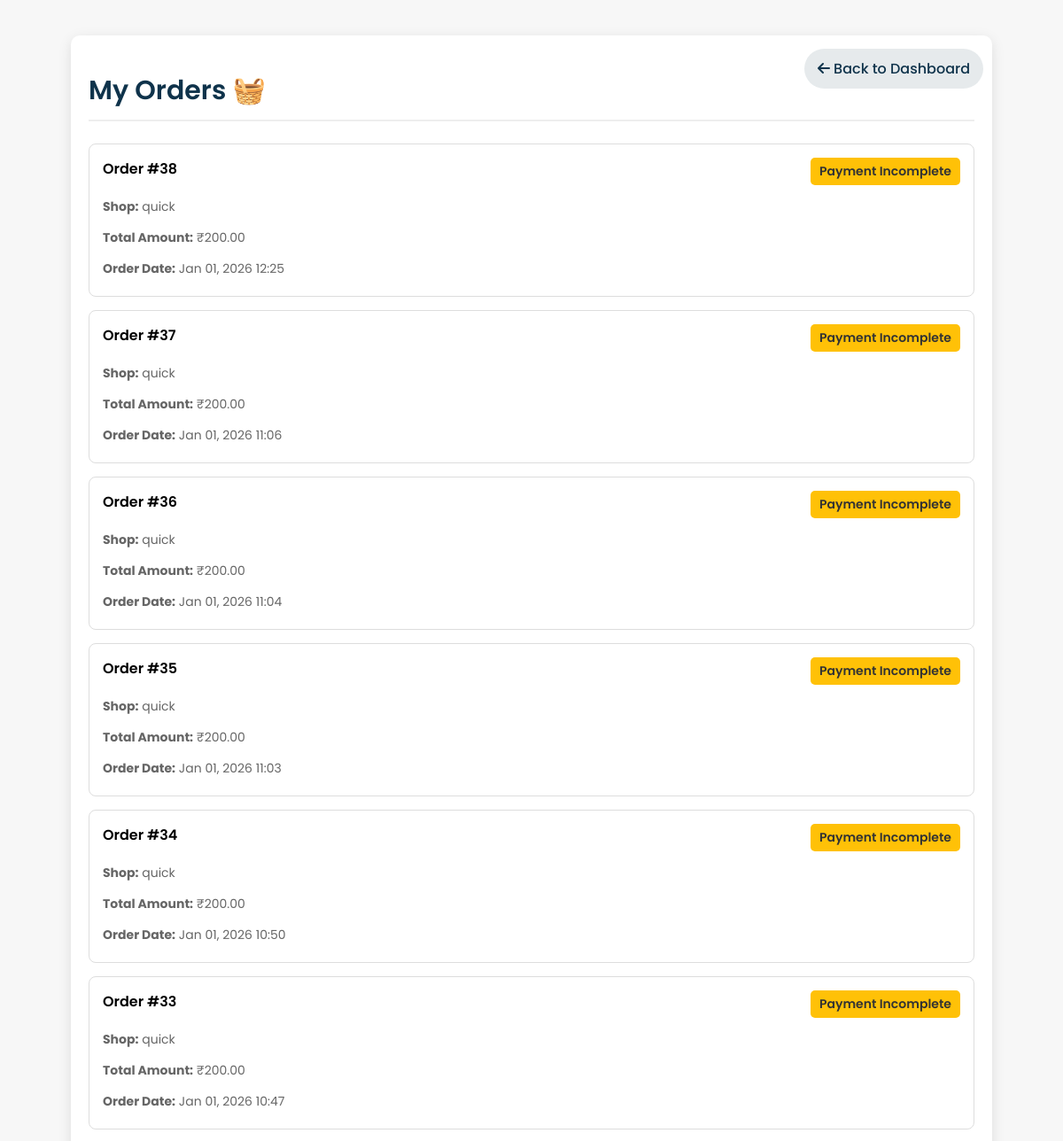
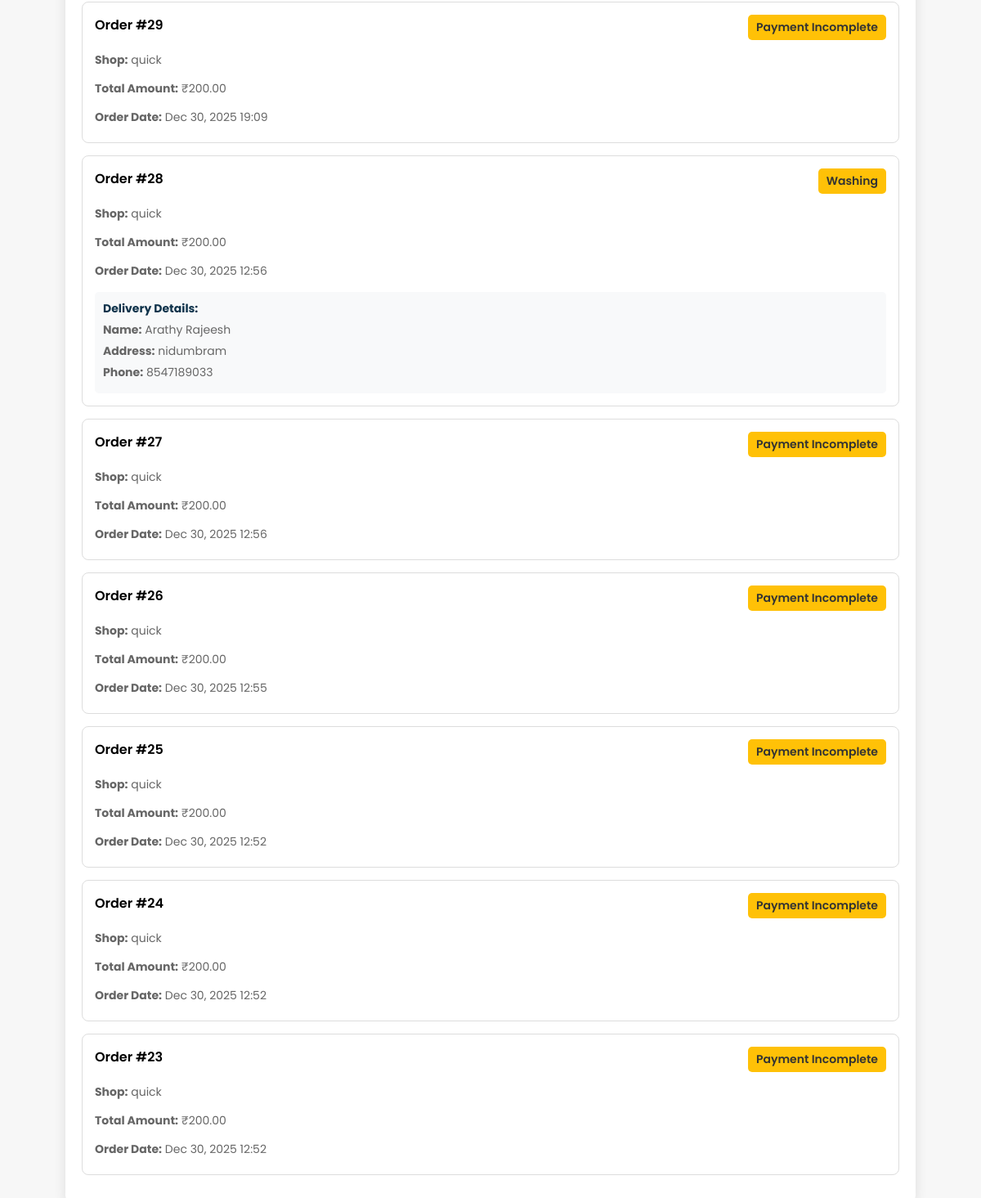
/orders/ (signed in), run on the app's committed database (2 pictures, top to bottom).
### shop/models.py (models this page shows, shortened)
class Order(models.Model):
    STATUS_CHOICES = [
        ('Pending', 'Pending'),
        ('Washing', 'Washing'),
        ('Drying', 'Drying'),
        ('Ironing', 'Ironing'),
        ('Ready', 'Ready for Pickup'),
        ('Completed', 'Completed'),
    ]
    PAYMENT_CHOICES = [
        ('Pending', 'Pending'),
        ('Completed', 'Completed'),
    ]
    user = models.ForeignKey(User, on_delete=models.CASCADE)
    shop = models.ForeignKey(LaundryShop, on_delete=models.CASCADE)
    branch = models.ForeignKey(Branch, on_delete=models.CASCADE, blank=True, null=True)
    amount = models.DecimalField(max_digits=10, decimal_places=2)
    cloth_status = models.CharField(max_length=20, choices=STATUS_CHOICES, default='Pending')
    payment_status = models.CharField(max_length=20, choices=PAYMENT_CHOICES, default='Pending')
    pickup_date = models.DateTimeField(blank=True, null=True)
    delivery_date = models.DateTimeField(blank=True, null=True)
    delivery_name = models.CharField(max_length=100, blank=True)
    delivery_address = models.TextField(blank=True)
    delivery_phone = models.CharField(max_length=15, blank=True)
    special_instructions = models.TextField(blank=True)
    created_at = models.DateTimeField(default=timezone.now)
    delay_notified = models.BooleanField(default=False)
    thank_you_sent = models.BooleanField(default=False)
    platform_commission = models.DecimalField(max_digits=10, decimal_places=2, default=0, help_text="Platform commission amount")
    shop_amount = models.DecimalField(max_digits=10, decimal_places=2, default=0, help_text="Amount to be transferred to shop")
    razorpay_payment_id = models.CharField(max_length=100, blank=True, null=True, help_text="Razorpay payment ID")
    razorpay_order_id = models.CharField(max_length=100, blank=True, null=True, help_text="Razorpay order ID")
    transfer_id = models.CharField(max_length=100, blank=True, null=True, help_text="Razorpay transfer ID to shop")
    transfer_status = models.CharField(max_length=50, default='Pending', help_text="Status of transfer to shop")

class LaundryShop(models.Model):
    name = models.CharField(max_length=100, unique=True)
    email = models.EmailField(unique=True)
    password = models.CharField(max_length=128, blank=True)
    address = models.TextField(blank=True)
    phone = models.CharField(max_length=15, blank=True)
    city = models.CharField(max_length=100, blank=True)
    latitude = models.FloatField(blank=True, null=True)
    longitude = models.FloatField(blank=True, null=True)
    is_approved = models.BooleanField(default=False)
    is_open = models.BooleanField(default=True)
    created_at = models.DateTimeField(default=timezone.now)
    razorpay_account_id = models.CharField(
        max_length=100,
        blank=True,
        null=True,
        help_text="Razorpay Account ID for marketplace payments"
    )
    razorpay_key_id = models.CharField(
        max_length=100,
        blank=True,
        null=True,
        help_text="Razorpay Key ID for shop payments"
    )
    razorpay_key_secret = models.CharField(
        max_length=100,
        blank=True,
        null=True,
        help_text="Razorpay Key Secret for shop payments"
    )
    bank_account_holder_name = models.CharField(
        max_length=100,
        blank=True,
        null=True,
        help_text="Account holder name as per bank records"
    )
    bank_account_number = models.CharField(
        max_length=50,
        blank=True,
        null=True,
        help_text="Bank account number"
    )
    bank_ifsc_code = models.CharField(
        max_length=11,
        blank=True,
        null=True,
        help_text="IFSC code (e.g., HDFC0001234)"
    )
    bank_name = models.CharField(
        max_length=100,
        blank=True,
        null=True,
        help_text="Bank name (e.g., HDFC Bank, SBI)"
    )
    bank_branch = models.CharField(
        max_length=100,
        blank=True,
        null=True,
        help_text="Bank branch name"
    )
    bank_account_type = models.CharField(
        max_length=20,
        choices=[
            ('Savings', 'Savings'),
            ('Current', 'Current'),
        ],
        blank=True,
        null=True,
        help_text="Type of bank account"
    )

### shop/views.py (the view)
# urls.py: path("orders/", views.my_orders, name="orders"),
@login_required
def my_orders(request):
    user_orders = (
        Order.objects
        .filter(user=request.user)
        .select_related('shop', 'branch')
        .order_by('-created_at')
    )
    for order in user_orders:
        if order.branch:
            order.branch_rating = BranchRating.objects.filter(
                user=request.user,
                branch=order.branch
            ).first()
        if order.payment_status != "Completed":
            order.display_status = "Payment Incomplete"
        else:
            order.display_status = order.cloth_status
    return render(request, 'orders.html', {
        'orders': user_orders
    })

### shop/templates/orders.html (shortened to what this page needs)
{% load static %}
<!DOCTYPE html>
<html lang="en">
<head>
    <link rel="stylesheet" href="https://cdnjs.cloudflare.com/ajax/libs/font-awesome/6.0.0-beta3/css/all.min.css">
</head>
<body>
    <div class="page-container">
        <a href="{% url 'dashboard' %}" class="back-btn">
            <i class="fas fa-arrow-left"></i> Back to Dashboard
        </a>
        <h1 class="page-header">My Orders 🧺</h1>
        {% if orders %}
            {% for order in orders %}
            <div class="order-card {% if order.cloth_status == 'Completed' and order.payment_status == 'Completed' %}completed-highlight{% endif %}">
                <div class="order-header">
                    <span>Order #{{ order.id }}</span>
                    <div style="display: flex; flex-direction: column; align-items: flex-end; gap: 5px;">
                        <span class="order-status
                            {% if order.display_status == 'Payment Incomplete' %}status-pending
                            {% elif order.cloth_status == 'Pending' %}status-pending
                            {% elif order.cloth_status == 'Completed' %}status-completed
                            {% else %}status-processing{% endif %}">
                            {{ order.display_status }}
                        </span>
                    </div>
                </div>
                <div class="order-details">
                    <p><strong>Shop:</strong> {{ order.shop.name }}</p>
                    <p><strong>Total Amount:</strong> ₹{{ order.amount }}</p>
                    <p><strong>Order Date:</strong> {{ order.created_at|date:"M d, Y H:i" }}</p>
                    {% if order.delivery_name %}
                    <div style="margin-top: 15px; padding: 10px; background: #f8f9fa; border-radius: 5px;">
                        <p style="margin: 0; font-weight: bold; color: #0f334bff;">Delivery Details:</p>
                        <p style="margin: 5px 0;"><strong>Name:</strong> {{ order.delivery_name }}</p>
                        {% if order.delivery_address %}
                        <p style="margin: 5px 0;"><strong>Address:</strong> {{ order.delivery_address }}</p>
                        {% endif %}
                        {% if order.delivery_phone %}
                        <p style="margin: 5px 0;"><strong>Phone:</strong> {{ order.delivery_phone }}</p>
                        {% endif %}
                    </div>
                    {% endif %}
                </div>
            </div>
            {% endfor %}
        {% else %}
            <div class="order-card">
                <div class="order-details">
                    <p style="text-align: center; color: #666;">No orders found. <a href="{% url 'dashboard' %}" style="color: #0f334bff;">Start shopping</a></p>
                </div>
            </div>
        {% endif %}
    </div>
</body>
</html>

### shop/templates/orders.html (style rules this page uses)
body { background: #f7f7f7; font-family: "Poppins", sans-serif; }
.page-container { max-width: 1000px; margin: 40px auto; padding: 20px; background: white; border-radius: 10px; box-shadow: 0 4px 15px rgba(0, 0, 0, 0.1); position: relative; }
.page-header { font-size: 30px; font-weight: 600; color: #0f334bff; margin-bottom: 25px; border-bottom: 2px solid #eee; padding-bottom: 10px; }
.back-btn { position: absolute; top: 15px; right: 10px; color: #0f334bff; text-decoration: none; padding: 10px 15px; border-radius: 50px; background: rgba(15, 51, 75, 0.1); transition: all 0.3s ease; font-weight: 500; }
.order-card { background: #fff; border: 1px solid #ddd; border-radius: 8px; margin-bottom: 15px; padding: 15px; }
.order-header { display: flex; justify-content: space-between; font-weight: 600; margin-bottom: 10px; }
.order-status { font-size: 14px; padding: 5px 10px; border-radius: 5px; }
.status-processing { background: #ffc107; color: #333; }
.status-pending { background: #ffc107; color: #333; }
.order-details p { font-size: 14px; color: #666; margin-bottom: 5px; }

### data on the page
Order: id "38", display_status "Payment Incomplete", shop.name "quick", amount "200.00", created_at "Jan 01, 2026 12:25"
Order: id "37", display_status "Payment Incomplete", shop.name "quick", amount "200.00", created_at "Jan 01, 2026 11:06"
Order: id "36", display_status "Payment Incomplete", shop.name "quick", amount "200.00", created_at "Jan 01, 2026 11:04"
Order: id "35", display_status "Payment Incomplete", shop.name "quick", amount "200.00", created_at "Jan 01, 2026 11:03"
Order: id "34", display_status "Payment Incomplete", shop.name "quick", amount "200.00", created_at "Jan 01, 2026 10:50"
Order: id "33", display_status "Payment Incomplete", shop.name "quick", amount "200.00", created_at "Jan 01, 2026 10:47"
Order: id "29", display_status "Payment Incomplete", shop.name "quick", amount "200.00", created_at "Dec 30, 2025 19:09"
Order: id "28", display_status "Washing", shop.name "quick", amount "200.00", created_at "Dec 30, 2025 12:56", delivery_name "Arathy Rajeesh", delivery_address "nidumbram", delivery_phone "8547189033"
Order: id "27", display_status "Payment Incomplete", shop.name "quick", amount "200.00", created_at "Dec 30, 2025 12:56"
Order: id "26", display_status "Payment Incomplete", shop.name "quick", amount "200.00", created_at "Dec 30, 2025 12:55"
Order: id "25", display_status "Payment Incomplete", shop.name "quick", amount "200.00", created_at "Dec 30, 2025 12:52"
Order: id "24", display_status "Payment Incomplete", shop.name "quick", amount "200.00", created_at "Dec 30, 2025 12:52"
Order: id "23", display_status "Payment Incomplete", shop.name "quick", amount "200.00", created_at "Dec 30, 2025 12:52"
